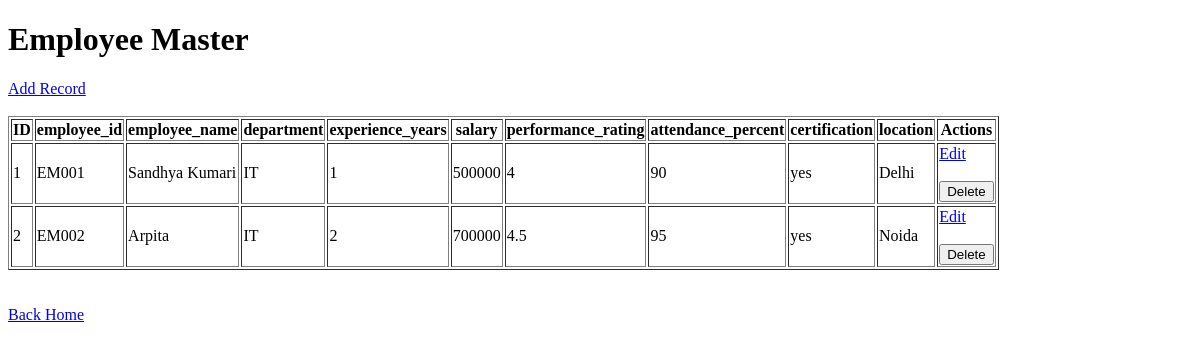
/employee_master, run on an earlier commit of the app's database.
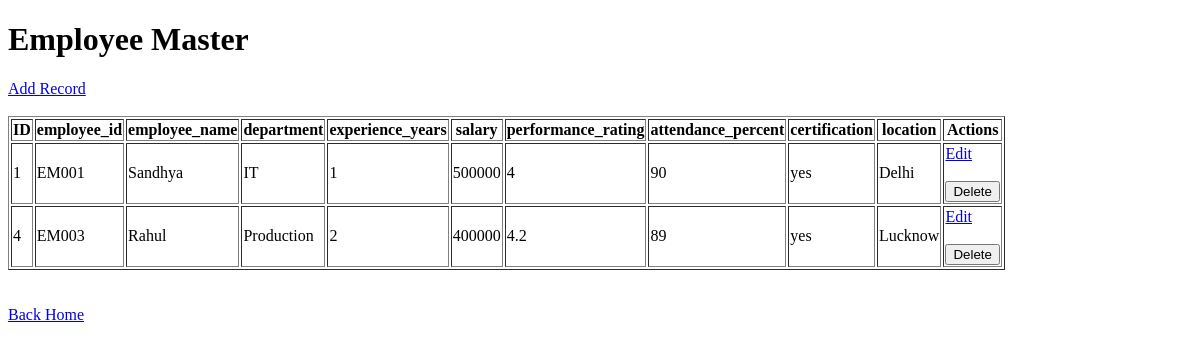
And on a later commit of the database.
### tables this page shows
CREATE TABLE employee_master (
    id INTEGER PRIMARY KEY AUTOINCREMENT,
    employee_id TEXT,
    employee_name TEXT,
    department TEXT,
    experience_years INTEGER,
    salary INTEGER,
    performance_rating INTEGER,
    attendance_percent INTEGER,
    certification TEXT,
    location TEXT
);

### generated_app/app.py (the view)
@app.route("/employee_master")
def employee_master():
    conn = get_connection()
    rows = conn.execute(
        "SELECT * FROM employee_master"
    ).fetchall()
    conn.close()
    return render_template(
        "employee_master_list.html",
        rows=rows,
        columns=['employee_id', 'employee_name', 'department', 'experience_years', 'salary', 'performance_rating', 'attendance_percent', 'certification', 'location']
    )

### generated_app/app.py (called while the page is built)
def get_connection():
    conn = sqlite3.connect(
        "database.db"
    )
    conn.row_factory = sqlite3.Row
    conn.execute(
        "PRAGMA foreign_keys = ON"
    )
    return conn

### generated_app/templates/employee_master_list.html (shortened to what this page needs)
<!DOCTYPE html>
<html>
<head>
</head>
<body>
<h1>Employee Master</h1>
<a href="/employee_master/add">
Add Record
</a>
<br><br>
<table border="1">
<tr>
<th>ID</th>
{% for col in columns %}
<th>{{ col }}</th>
{% endfor %}
<th>Actions</th>
</tr>
{% for row in rows %}
<tr>
<td>{{ row["id"] }}</td>
{% for col in columns %}
<td>{{ row[col] }}</td>
{% endfor %}
<td>
<a href="/employee_master/edit/{{ row['id'] }}">
Edit
</a>
<br><br>
<form
    method="POST"
    action="/employee_master/delete/{{ row['id'] }}"
>
<button type="submit">
Delete
</button>
</form>
</td>
</tr>
{% endfor %}
</table>
<br><br>
<a href="/">
Back Home
</a>
</body>
</html>

What changed in the data, as far as the page shows it:
removed employee_master: id "2", employee "EM002" "Arpita" "IT" "2" "700000" "4.5" "95" "yes" "Noida"
added employee_master: id "4", employee "EM003" "Rahul" "Production" "2" "400000" "4.2" "89" "yes" "Lucknow"
Also different on the page:
new list line: "Sandhya"
list line gone: "Sandhya Kumari"
